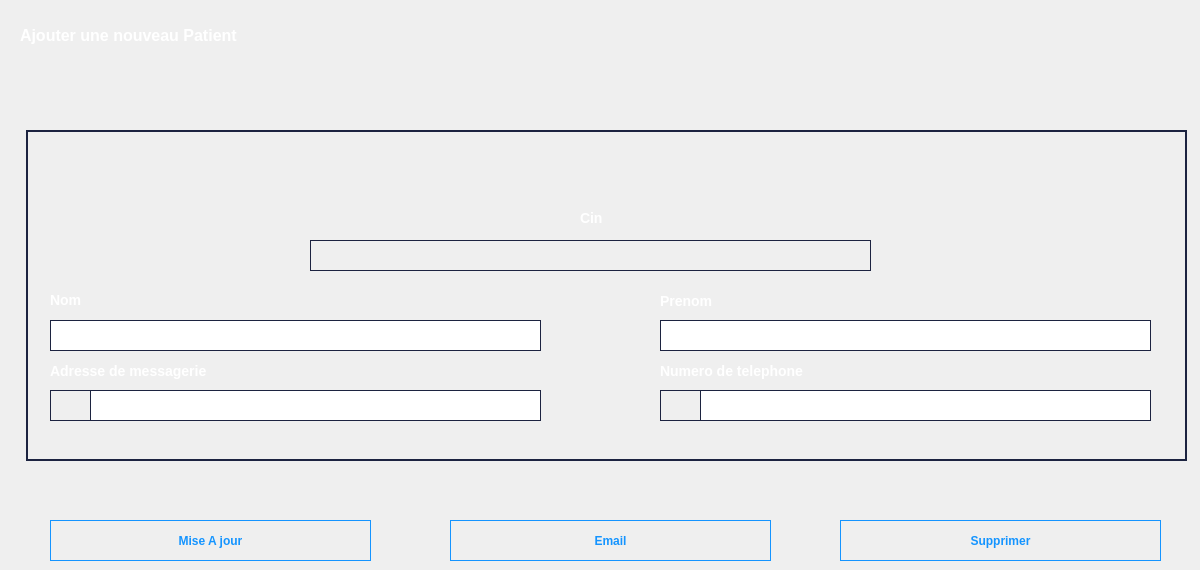
     <widget class="QWidget" name="PatientEdit">
      <property name="styleSheet">
       <string notr="true">QLabel {
	color: #ffffff;
	font-size: 14px;
	font-weight: 800;
}

QLineEdit {
	border : 1px solid #1c2340;
	padding: 5px 5px 5px 5px;
	color: #ffffff;
}


QLabel#IconEmail_4 {
	border : 1px solid #1c2340;
	padding: 5px 1px 1px 1px;
	text-align: center;
    vertical-align: middle;
	background-color: transparent;
 	background-position: center top;
    background-repeat: no-repeat;
    background-origin: content;
    background-image: url(&quot;:/icons/menu/admin/personnel/form/email.png&quot;);
}

QLabel#IconPhone_8 {
	border : 1px solid #1c2340;
	padding: 5px 1px 1px 1px;
	text-align: center;
    vertical-align: middle;
	background-color: transparent;
 	background-position: center top;
    background-repeat: no-repeat;
    background-origin: content;
    background-image: url(&quot;:/icons/menu/admin/personnel/form/phone.png&quot;);
}

</string>
      </property>
      <widget class="QLabel" name="label_177">
       <property name="geometry">
        <rect>
         <x>510</x>
         <y>120</y>
         <width>161</width>
         <height>21</height>
        </rect>
       </property>
       <property name="font">
        <font>
         <pointsize>-1</pointsize>
         <weight>99</weight>
         <bold>true</bold>
        </font>
       </property>
       <property name="styleSheet">
        <string notr="true">QLabel {
	color: #ffffff;
	font-size: 15px;
	font-weight: 800;
}</string>
       </property>
       <property name="text">
        <string/>
       </property>
      </widget>
      <widget class="QLabel" name="label_178">
       <property name="geometry">
        <rect>
         <x>20</x>
         <y>20</y>
         <width>491</width>
         <height>31</height>
        </rect>
       </property>
       <property name="styleSheet">
        <string notr="true">QLabel {
	color: #ffffff;
	font-size: 16px;
	font-weight: 700;
}</string>
       </property>
       <property name="text">
        <string>Ajouter une nouveau Patient</string>
       </property>
      </widget>
      <widget class="QPushButton" name="btnBackHomePatient_3">
       <property name="geometry">
        <rect>
         <x>1110</x>
         <y>30</y>
         <width>81</width>
         <height>41</height>
        </rect>
       </property>
       <property name="styleSheet">
        <string notr="true">QPushButton {
	font-weight: 500;
	text-align: center;
    vertical-align: middle;
	background-color: transparent;
	padding: 0px 15px 15px 20px;
    color: #fff;
	font-size: 11px;
	border : 0;
	border-right: 3px solid transparent;
 	background-position: center top;
    background-repeat: no-repeat;
    background-origin: content;
    background-image: url(&quot;:/icons/menu/admin/personnel/form/back.png&quot;);
}

QPushButton:hover{
    background-image: url(&quot;:/icons/menu/admin/personnel/form/back-hover.png&quot;);
}</string>
       </property>
       <property name="text">
        <string/>
       </property>
      </widget>
      <widget class="QLabel" name="label_179">
       <property name="geometry">
        <rect>
         <x>50</x>
         <y>290</y>
         <width>81</width>
         <height>20</height>
        </rect>
       </property>
       <property name="text">
        <string>Nom </string>
       </property>
      </widget>
      <widget class="QLabel" name="Box_12">
       <property name="geometry">
        <rect>
         <x>26</x>
         <y>130</y>
         <width>1161</width>
         <height>331</height>
        </rect>
       </property>
       <property name="styleSheet">
        <string notr="true">QLabel {
	border : 2px solid #1c2340;
}</string>
       </property>
       <property name="text">
        <string/>
       </property>
      </widget>
      <widget class="QLabel" name="IconPhone_8">
       <property name="geometry">
        <rect>
         <x>660</x>
         <y>390</y>
         <width>41</width>
         <height>31</height>
        </rect>
       </property>
       <property name="styleSheet">
        <string notr="true"/>
       </property>
       <property name="text">
        <string/>
       </property>
      </widget>
      <widget class="QLabel" name="label_180">
       <property name="geometry">
        <rect>
         <x>660</x>
         <y>290</y>
         <width>131</width>
         <height>21</height>
        </rect>
       </property>
       <property name="text">
        <string>Prenom </string>
       </property>
      </widget>
      <widget class="QLineEdit" name="lineEdit_email_3">
       <property name="geometry">
        <rect>
         <x>90</x>
         <y>390</y>
         <width>451</width>
         <height>31</height>
        </rect>
       </property>
      </widget>
      <widget class="QLabel" name="label_181">
       <property name="geometry">
        <rect>
         <x>660</x>
         <y>360</y>
         <width>211</width>
         <height>21</height>
        </rect>
       </property>
       <property name="text">
        <string>Numero de telephone </string>
       </property>
      </widget>
      <widget class="QLineEdit" name="lineEdit_nom_5">
       <property name="geometry">
        <rect>
         <x>50</x>
         <y>320</y>
         <width>491</width>
         <height>31</height>
        </rect>
       </property>
       <property name="text">
        <string/>
       </property>
      </widget>
      <widget class="QLineEdit" name="lineEdit_prenom_4">
       <property name="geometry">
        <rect>
         <x>660</x>
         <y>320</y>
         <width>491</width>
         <height>31</height>
        </rect>
       </property>
      </widget>
      <widget class="QLabel" name="IconEmail_4">
       <property name="geometry">
        <rect>
         <x>50</x>
         <y>390</y>
         <width>41</width>
         <height>31</height>
        </rect>
       </property>
       <property name="styleSheet">
        <string notr="true"/>
       </property>
       <property name="text">
        <string/>
       </property>
      </widget>
      <widget class="QLineEdit" name="lineEdit_tel_6">
       <property name="geometry">
        <rect>
         <x>700</x>
         <y>390</y>
         <width>451</width>
         <height>31</height>
        </rect>
       </property>
      </widget>
      <widget class="QLabel" name="label_182">
       <property name="geometry">
        <rect>
         <x>580</x>
         <y>210</y>
         <width>141</width>
         <height>16</height>
        </rect>
       </property>
       <property name="text">
        <string>Cin</string>
       </property>
      </widget>
      <widget class="QLabel" name="label_183">
       <property name="geometry">
        <rect>
         <x>50</x>
         <y>360</y>
         <width>181</width>
         <height>21</height>
        </rect>
       </property>
       <property name="text">
        <string>Adresse de messagerie</string>
       </property>
      </widget>
      <widget class="QLabel" name="IconPatient_2">
       <property name="geometry">
        <rect>
         <x>510</x>
         <y>50</y>
         <width>161</width>
         <height>151</height>
        </rect>
       </property>
       <property name="styleSheet">
        <string notr="true">QLabel {
	padding: 5px 1px 1px 1px;
	text-align: center;
    vertical-align: middle;
	background-color: transparent;
 	background-position: center top;
    background-repeat: no-repeat;
    background-origin: content;
    background-image: url(&quot;:/icons/menu/Home/Patient/form/iconpatient.png&quot;);
}

</string>
       </property>
       <property name="text">
        <string/>
       </property>
      </widget>
      <widget class="QLabel" name="InfoPatient">
       <property name="geometry">
        <rect>
         <x>310</x>
         <y>240</y>
         <width>561</width>
         <height>31</height>
        </rect>
       </property>
       <property name="styleSheet">
        <string notr="true">padding: 5px 5px 5px 5px;
border : 1px solid #1c2340;
font-size: 12px;
font-weight: 300;</string>
       </property>
       <property name="text">
        <string/>
       </property>
      </widget>
      <widget class="QPushButton" name="pushButton_24">
       <property name="geometry">
        <rect>
         <x>450</x>
         <y>520</y>
         <width>321</width>
         <height>41</height>
        </rect>
       </property>
       <property name="styleSheet">
        <string notr="true">QPushButton {
	font-weight: 600;
	text-align: center;
    vertical-align: middle;
   	background-color: transparent;
    border: 1px solid transparent;
	color: #1494ff;
    border-color: #1494ff;
}

QPushButton:hover {
    background-color: #1494ff;
	color: #ffffff;
	font-weight: 600;
}</string>
       </property>
       <property name="text">
        <string>Email</string>
       </property>
      </widget>
      <widget class="QPushButton" name="PatientbtnUpdate">
       <property name="geometry">
        <rect>
         <x>50</x>
         <y>520</y>
         <width>321</width>
         <height>41</height>
        </rect>
       </property>
       <property name="styleSheet">
        <string notr="true">QPushButton {
	font-weight: 600;
	text-align: center;
    vertical-align: middle;
   	background-color: transparent;
    border: 1px solid transparent;
	color: #1494ff;
    border-color: #1494ff;
}

QPushButton:hover {
    background-color: #1494ff;
	color: #ffffff;
	font-weight: 600;
}</string>
       </property>
       <property name="text">
        <string>Mise A jour</string>
       </property>
      </widget>
      <widget class="QPushButton" name="PatientbtnDelete">
       <property name="geometry">
        <rect>
         <x>840</x>
         <y>520</y>
         <width>321</width>
         <height>41</height>
        </rect>
       </property>
       <property name="styleSheet">
        <string notr="true">QPushButton {
	font-weight: 600;
	text-align: center;
    vertical-align: middle;
   	background-color: transparent;
    border: 1px solid transparent;
	color: #1494ff;
    border-color: #1494ff;
}

QPushButton:hover {
    background-color: #1494ff;
	color: #ffffff;
	font-weight: 600;
}</string>
       </property>
       <property name="text">
        <string>Supprimer</string>
       </property>
      </widget>
      <zorder>Box_12</zorder>
      <zorder>label_177</zorder>
      <zorder>label_178</zorder>
      <zorder>btnBackHomePatient_3</zorder>
      <zorder>label_179</zorder>
      <zorder>IconPhone_8</zorder>
      <zorder>label_180</zorder>
      <zorder>lineEdit_email_3</zorder>
      <zorder>label_181</zorder>
      <zorder>lineEdit_nom_5</zorder>
      <zorder>lineEdit_prenom_4</zorder>
      <zorder>IconEmail_4</zorder>
      <zorder>lineEdit_tel_6</zorder>
      <zorder>label_182</zorder>
      <zorder>label_183</zorder>
      <zorder>IconPatient_2</zorder>
      <zorder>InfoPatient</zorder>
      <zorder>pushButton_24</zorder>
      <zorder>PatientbtnUpdate</zorder>
      <zorder>PatientbtnDelete</zorder>
     </widget>
